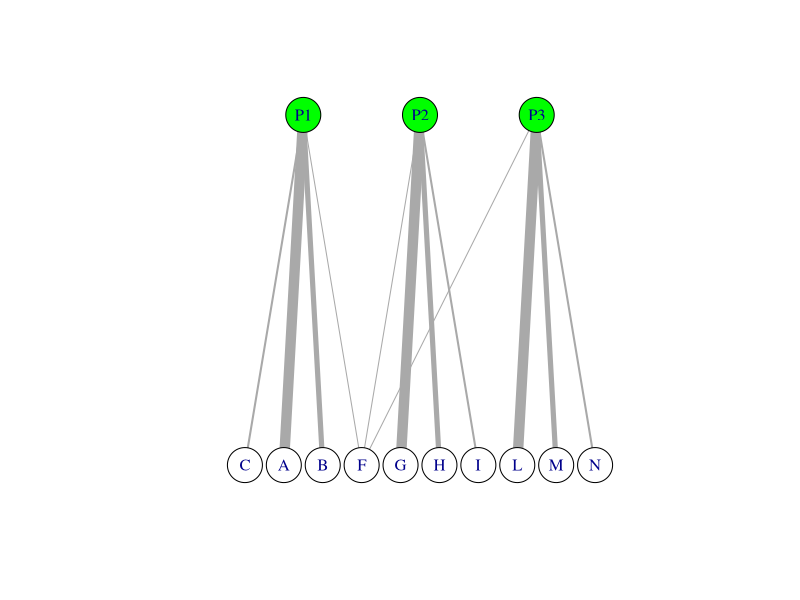
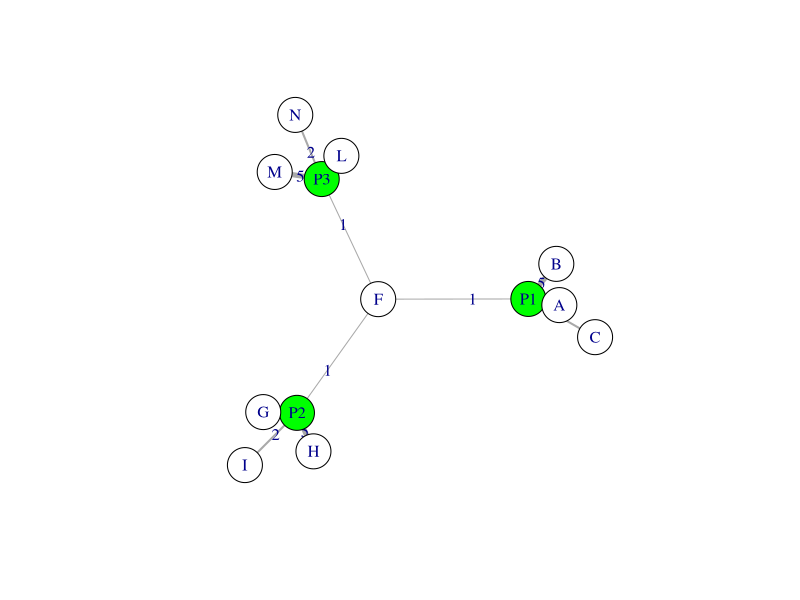
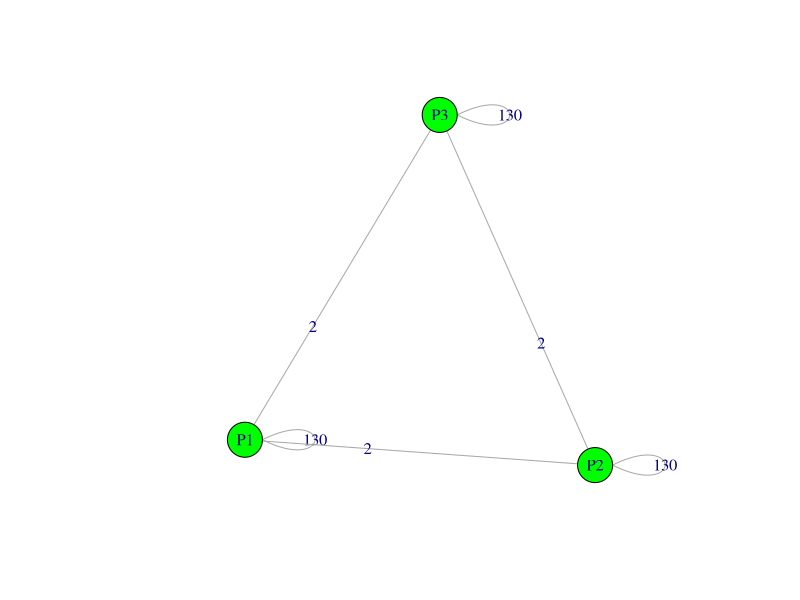
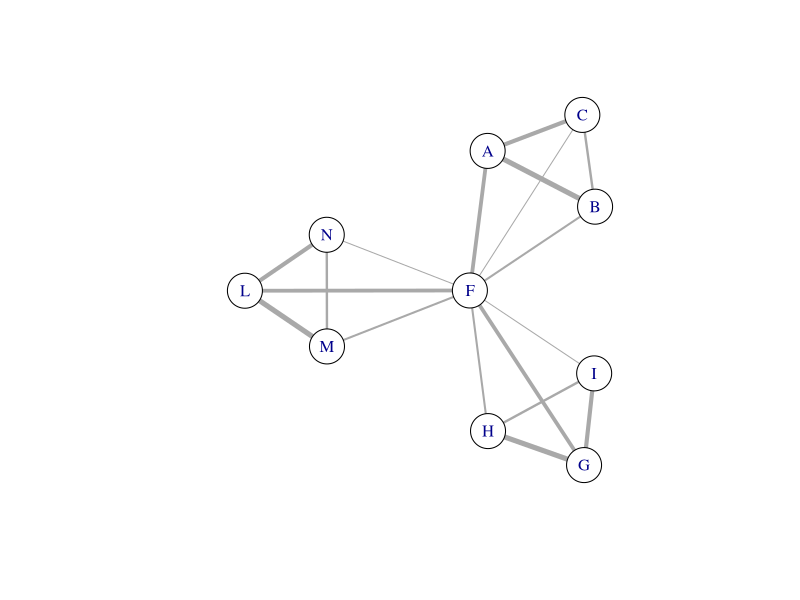
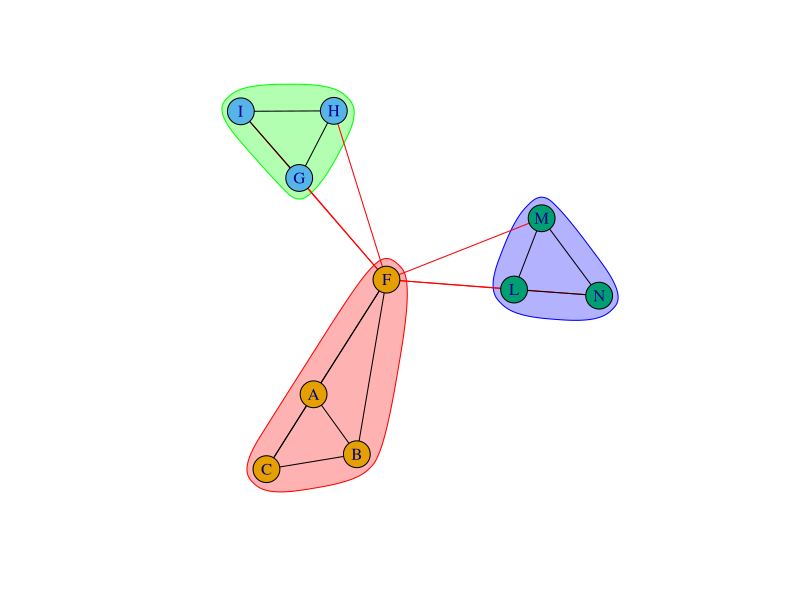
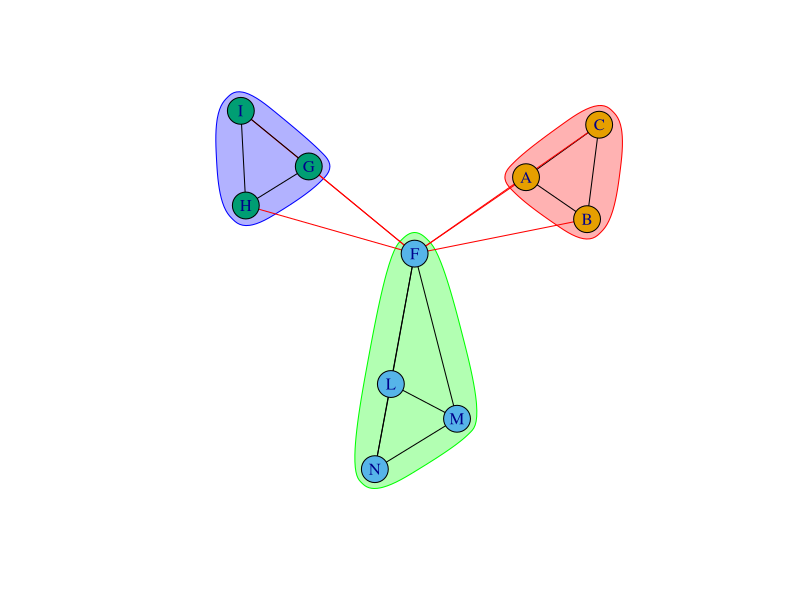

Write R code to recreate these figures, in order.
## ---- chunk 1
knitr::opts_chunk$set(echo = TRUE)
## ---- chunk 2
library(igraph)
library(tidyverse)
## ---- chunk 3
PO = read_csv('PO.csv')
projects <- PO$project
pnames <- unique(projects)
np<- length(pnames)
orgs<- PO$org
onames<-unique(orgs)
no <- length(onames)
B = matrix(0, np, no)
rownames(B) <- pnames
colnames(B)<- onames

for (i in 1:nrow(PO)){
    B[ PO[i,]$project, PO[i,]$org ] <- PO[i,]$weight
}
B
## ---- chunk 4
g <- igraph::graph.incidence(B, weighted = TRUE)
g <- as.undirected(g)
total_weight <- sum(B)


colrs <- c("green", "white")[V(g)$type + 1L]
plot(g, vertex.color = colrs, vertex.size = 20, layout = layout.bipartite, edge.width = E(g)$weight)
plot(g, vertex.color = colrs, vertex.size = 20, edge.width = E(g)$weight, edge.label = E(g)$weight)

## ---- chunk 5
P <- B %*% t(B)  

gp <- igraph::graph_from_adjacency_matrix(P, weighted = TRUE)
gp <- as.undirected(gp)
gp<-igraph::simplify(gp, 
                      remove.multiple = TRUE,
                      remove.loops = FALSE,
                      edge.attr.comb = "sum")
plot(gp, vertex.color = colrs, vertex.size = 20, edge.label = E(gp)$weight)
P

## ---- chunk 6
orgs <- t(B) %*% B 
D = matrix(0, nrow(orgs), ncol(orgs))
degr <- colSums(orgs != 0)-1
diag(D) <-  1/degr

weigths <- B%*%D

go <- igraph::graph_from_adjacency_matrix(orgs, weighted = TRUE)
go <- as.undirected(go)
go<-igraph::simplify(go, remove.multiple = TRUE,remove.loops = TRUE,edge.attr.comb = "sum")
E(go)$weight<-0
for (p in 1:nrow(weigths)) {
    ww <- weigths[p, ]
    for (i in 1:nrow(D)) {
        for (j in i:nrow(D)) {
            if (i != j) {
                #print(paste(p,i,j))
                E(go)[i  %--% j]$weight  <- E(go)[i  %--% j]$weight + ww[i] + ww[j]
            }
        }
    }
}


plot(go, vertex.color = 'white', vertex.size = 20, edge.width = E(go)$weight, layout = layout.graphopt)
#, edge.label = E(go)$weight)

 sum(E(go)$weight)

## ---- chunk 7
plot(igraph::cluster_louvain(go), go)
     
## ---- chunk 8
plot(igraph::label.propagation.community(go), go)
## ---- chunk 9
V(go)$name
count <- 0
for (k in 1:1000){
    m <- igraph::label.propagation.community(go)$membership
    if (m[10] == m[4]) {count <- count+1}
     
}
print(count/1000)
